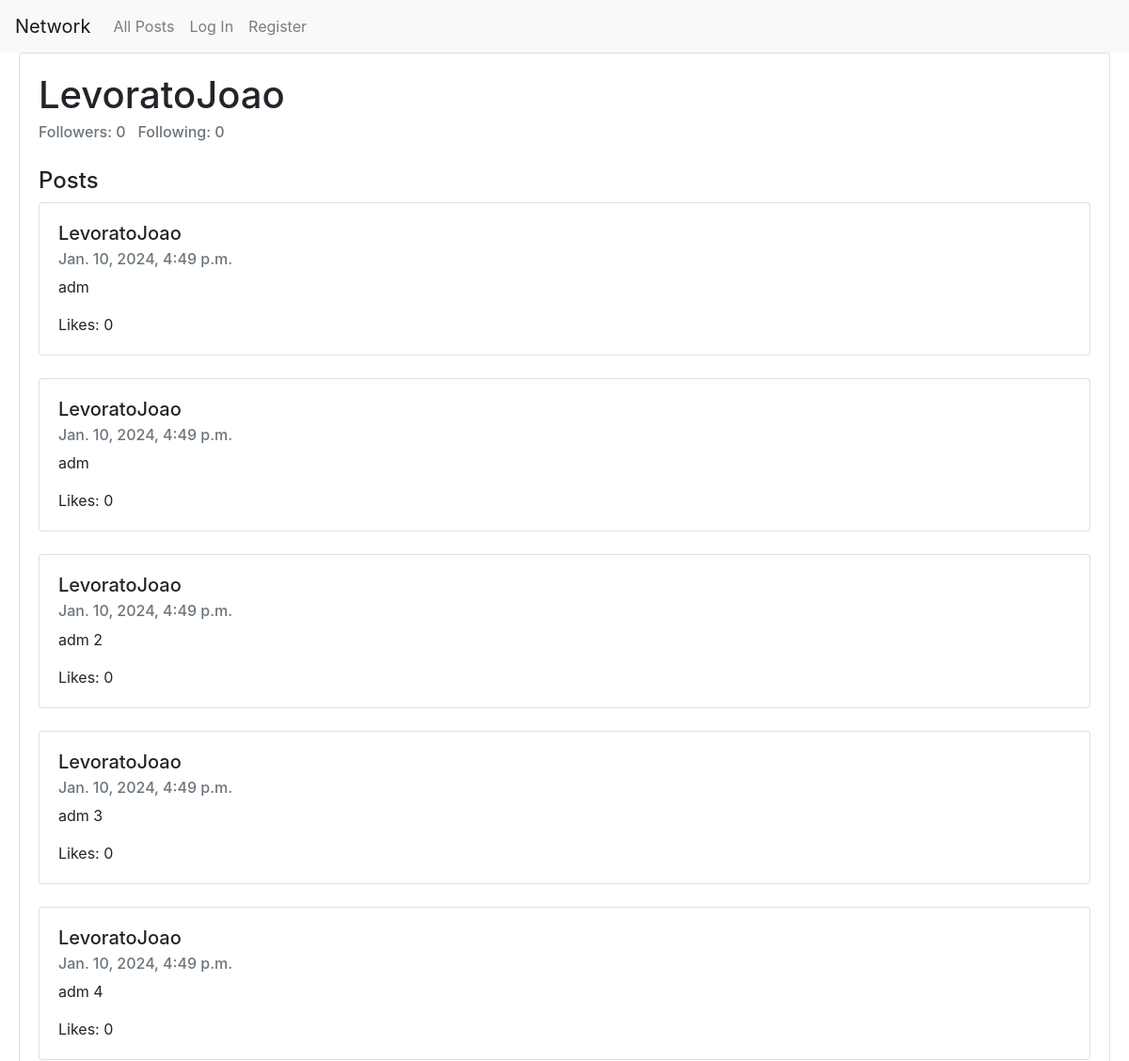
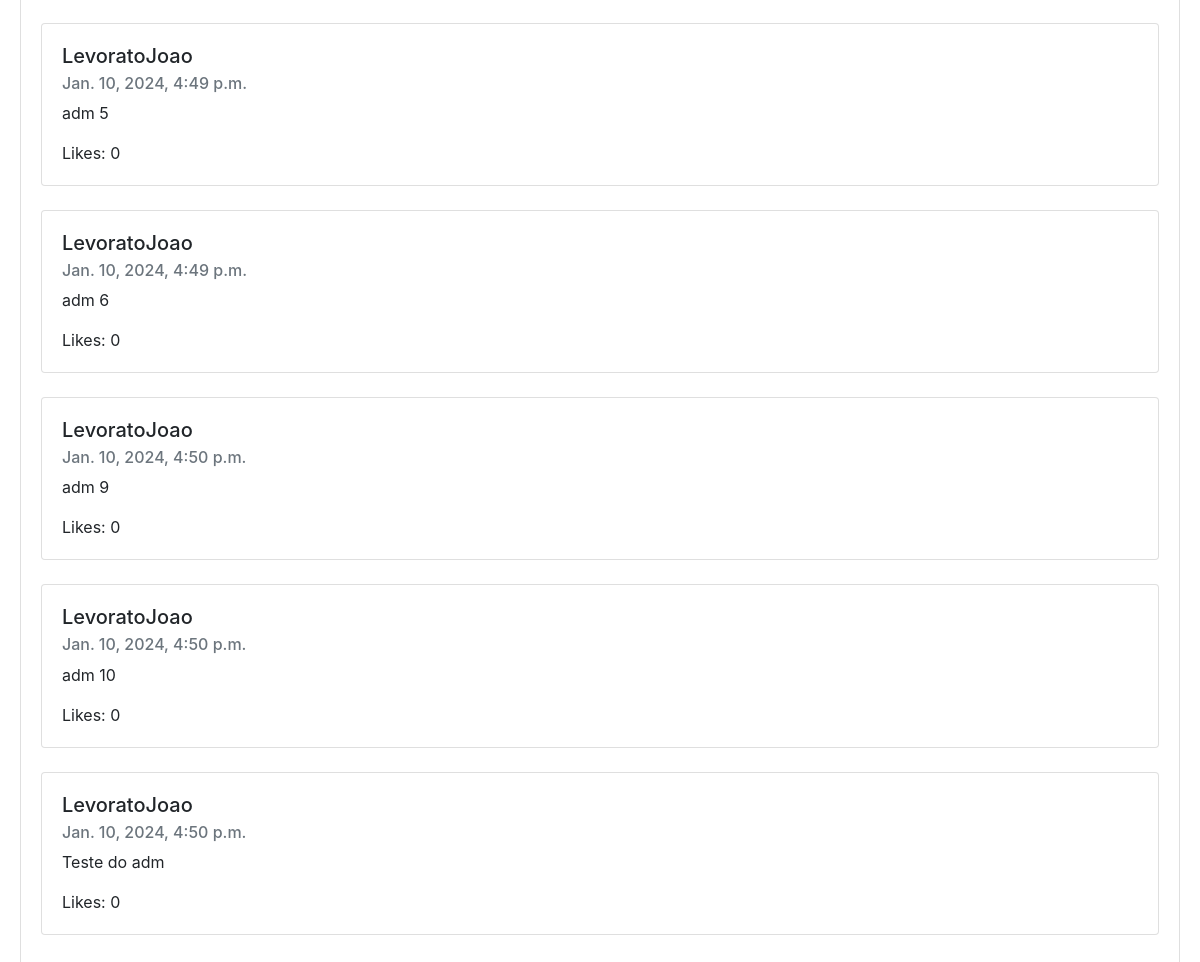
Page /profile/LevoratoJoao on the committed database (2 pictures, top to bottom).
### network/models.py (models this page shows, shortened)
class User(AbstractUser):
    pass

class Posts(models.Model):
    poster = models.ForeignKey(User, on_delete=models.CASCADE, blank=True, related_name="poster")
    content = models.TextField(max_length=500)
    creationDate = models.DateTimeField(auto_now_add=True, null=True, blank=True)
    likes = models.ManyToManyField(User, blank=True, null=True, related_name="likes")

### network/views.py (the view)
# urls.py: path("profile/<str:poster_name>", views.profile_view, name="profile"),
def profile_view(request, poster_name):
    isFollowing = False
    try:
        user = User.objects.get(username=poster_name)
        posts = Posts.objects.filter(poster=user)
    except:
        return HttpResponseRedirect(reverse("index"))
    if request.user.is_authenticated:
        aux = Followers.objects.filter(follower=user, following=request.user).exists()
        if aux:
            isFollowing = True
    if request.method == "GET":
        return render(request, "network/profile.html", {
            "profile": user,
            "posts": posts,
            "isFollowing": isFollowing
        })
    else:
        return HttpResponseRedirect(reverse("index"))

### network/templates/network/profile.html (shortened to what this page needs)
{% extends 'network/layout.html' %}
{% block body %}
    <div id="profile-page">
        <div id="profile" class="card" style="margin-left: 20px; margin-right: 20px;">
            <div class="card-body">
                <h1 class="card-title">{{ profile.username }}</h1>
                <h6 class="card-subtitle mb-2 text-muted">Followers: {{ profile.follower.count }} &nbsp; Following: {{ profile.following.count }}</h6>
            </div>
            <div id="posts" style="margin-left: 20px; margin-right: 20px; margin-bottom: 20px;">
                <h4>Posts</h4>
                {% for post in posts %}
                    <div class="card">
                        <div class="card-body">
                            <h5 class="card-title">{{ post.poster }}</h5>
                            <h6 class="card-subtitle mb-2 text-muted">{{ post.creationDate }}</h6>
                            <p class="card-text">{{ post.content }}</p>
                            <p class="card-text">Likes: {{ post.lokes|length }}</p>
                        </div>
                    </div>
                    <br>
                {% endfor %}
            </div>
        </div>
    </div>
{% endblock %}

### network/static/network/styles.css (style rules this page uses)
#posts { margin-left: 20px; margin-right: 20px; }

### rows in the picture
User: username "LevoratoJoao", follower.count "0", following.count "0"
Posts: poster "LevoratoJoao", creationDate "Jan. 10, 2024, 4:49 p.m.", content "adm", lokes|length "0"
Posts: poster "LevoratoJoao", creationDate "Jan. 10, 2024, 4:49 p.m.", content "adm", lokes|length "0"
Posts: poster "LevoratoJoao", creationDate "Jan. 10, 2024, 4:49 p.m.", content "adm 2", lokes|length "0"
Posts: poster "LevoratoJoao", creationDate "Jan. 10, 2024, 4:49 p.m.", content "adm 3", lokes|length "0"
Posts: poster "LevoratoJoao", creationDate "Jan. 10, 2024, 4:49 p.m.", content "adm 4", lokes|length "0"
Posts: poster "LevoratoJoao", creationDate "Jan. 10, 2024, 4:49 p.m.", content "adm 5", lokes|length "0"
Posts: poster "LevoratoJoao", creationDate "Jan. 10, 2024, 4:49 p.m.", content "adm 6", lokes|length "0"
Posts: poster "LevoratoJoao", creationDate "Jan. 10, 2024, 4:50 p.m.", content "adm 9", lokes|length "0"
Posts: poster "LevoratoJoao", creationDate "Jan. 10, 2024, 4:50 p.m.", content "adm 10", lokes|length "0"
Posts: poster "LevoratoJoao", creationDate "Jan. 10, 2024, 4:50 p.m.", content "Teste do adm", lokes|length "0"
